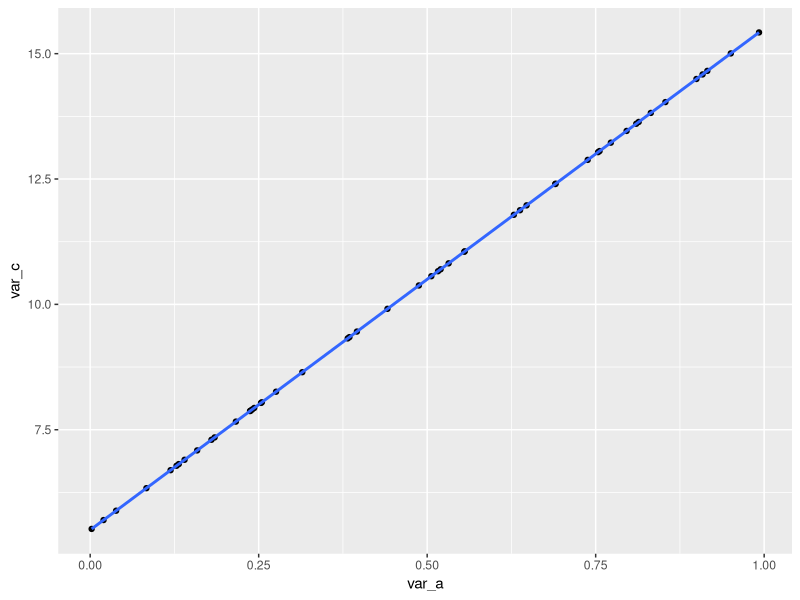
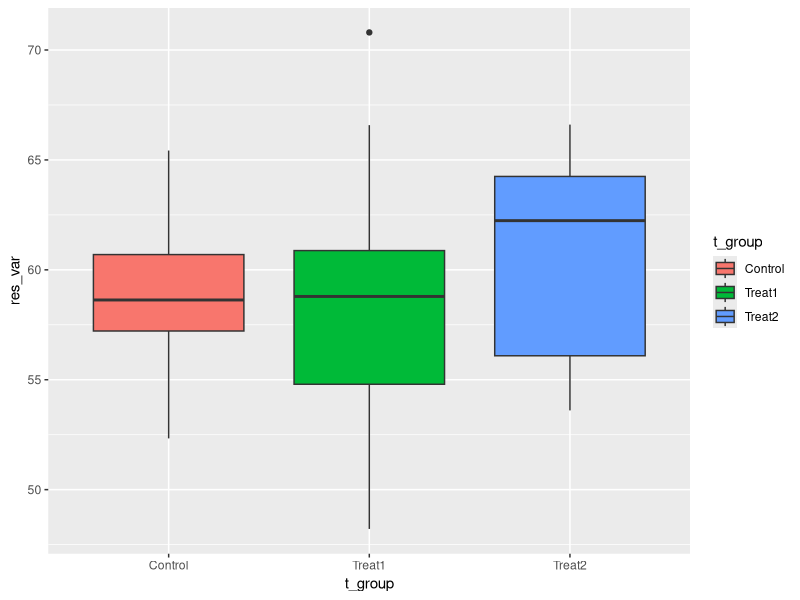
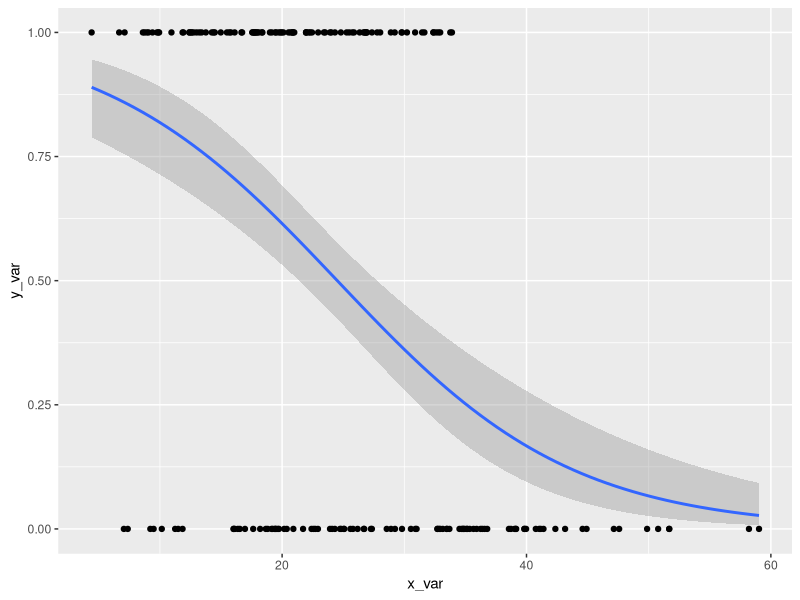
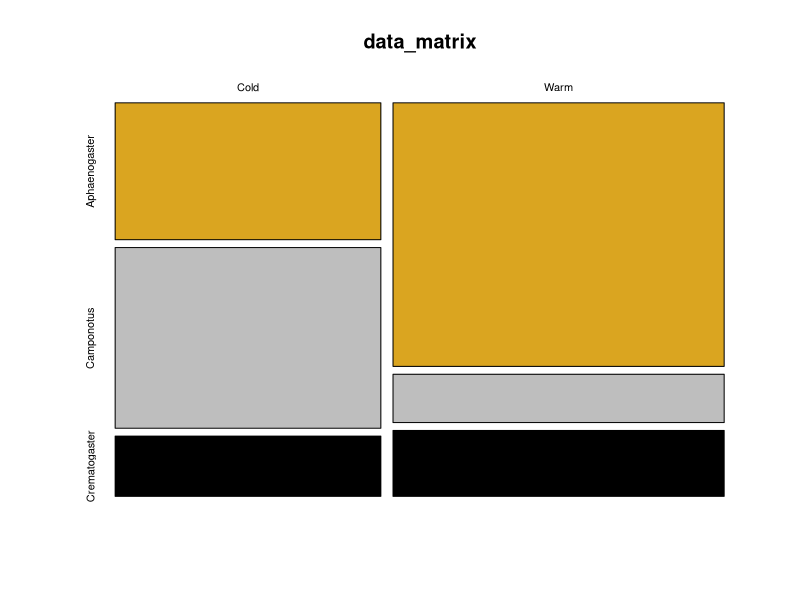
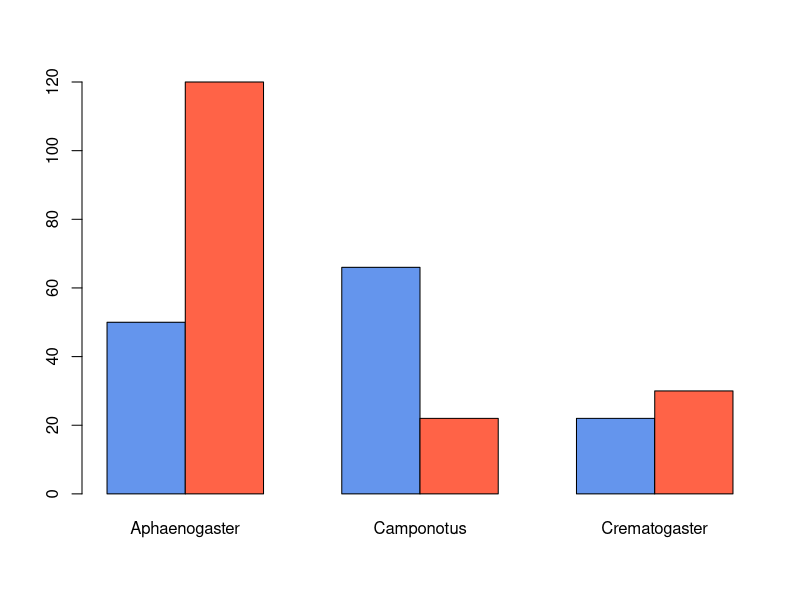
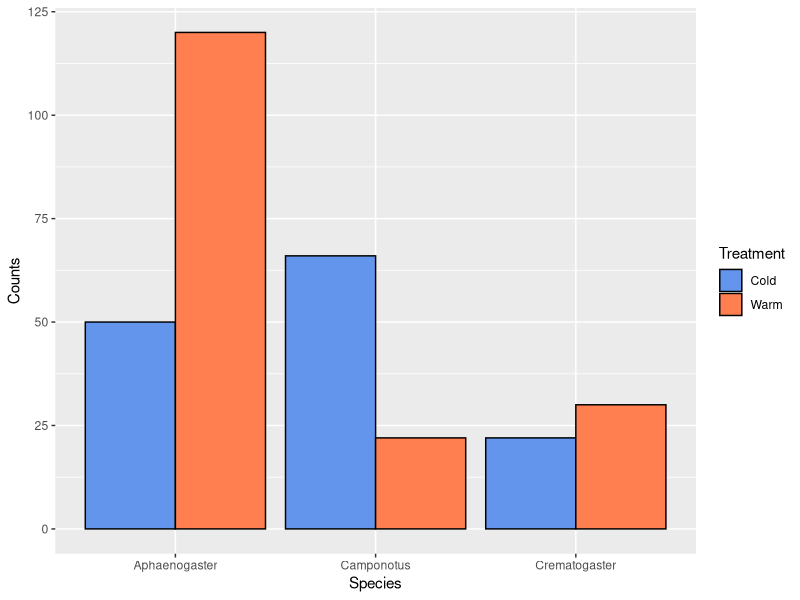
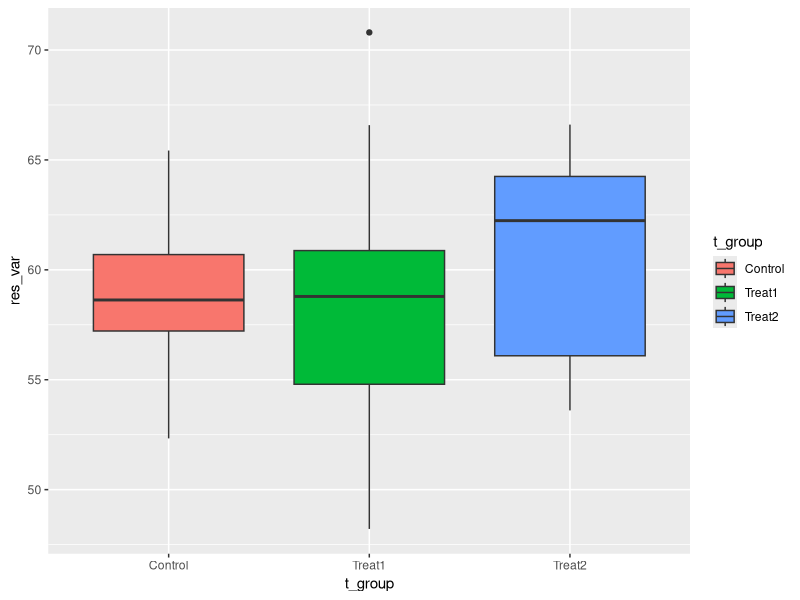

Generate these figures, in order, with R:
# intro experimental designs
# 2/20/2020

library(ggplot2)

# Regression analysis -----------------------------------------------------

n <- 50 # number of observations (rows)
var_a <- runif(n) # 50 random uniforms (independent)
var_b <- runif(n) # dependent variable
var_c <- 5.5 + var_a*10 # creates a noisy linear relationship
id <- seq_len(n) # creates a sequence from 1 to n if n > 0
reg_df <- data.frame(id,var_a,var_b,var_c)

str(reg_df)
head(reg_df)

# regression model 
reg_model <- lm(var_c~var_a,data=reg_df) # go graph these data out of the columns of the data frame
reg_model # sparce output
str(reg_model)
head(reg_model$residuals)

# summary of model usually has what we want
summary(reg_model)
summary(reg_model)$coefficients
str(summary(reg_model))

# pval = likelihood of the data, given a particular null model (ex. in class we got one that was significant)


z <- unlist(summary(reg_model))
z # simple long list of all the items


# pulling out from the list that we unlisted above. this is the smaller package of the things we actually want. bundling up the partcular output you want to keep and work with
reg_sum <- list(intercept=z$coefficients1,
                slope=z$coefficients2,
                intercept_p=z$coefficients7,
                r2=z$r.squared)
reg_sum$intercept

# regression plot for data
# data needs to be in a dataframe for ggplot, not just a vector
reg_plot <- ggplot(data=reg_df,
                  aes(x=var_a,y=var_c)) + 
                  geom_point() +
                  stat_smooth(method=lm, se=0.95)
# reg_plot is a ggplot object
print(reg_plot)


# Basic ANOVA -------------------------------------------------------------

n_group <- 3 # number of treatment groups
n_names <- c("Control","Treat1","Treat2")
n_size <- c(12,17,9)
n_mean <- c(60,60,60)
n_sd <- c(5,5,5)
t_group <- rep(n_names,n_size)
t_group
table(t_group)

id <- 1:(sum(n_size))
res_var <- c(rnorm(n=n_size[1],mean=n_mean[1],sd=n_sd[1]),
             rnorm(n=n_size[2],mean=n_mean[2],sd=n_sd[2]),
             rnorm(n=n_size[3],mean=n_mean[3],sd=n_sd[3]))
ano_data <- data.frame(id,t_group,res_var)
str(ano_data)


# ANOVA Model -------------------------------------------------------------

# ~ means "as a function of"
ano_model <- aov(res_var~t_group,data=ano_data)
print(ano_model) # to get the model
print(summary(ano_model)) # gets all elements of the model 
z <- summary(ano_model) # save as a vector
str(z)
aggregate(res_var~t_group,data=ano_data,FUN=mean) # separates out by the t_group and gives the mean of each group. applying a common operation to several columns

unlist(z)
unlist(z)[7] # takes the f value out, need to go in the summary section and figure out what you want and the number
ano_sum <- list(Fval=unlist(z)[7],
                probF=unlist(z)[9])
ano_sum



# ggplot for ANOVA data ---------------------------------------------------
library(ggplot2)


ano_plot <- ggplot(data=ano_data,
                   aes(x=t_group, # aes=specify asthetics
                       y=res_var,
                       fill=t_group)) +# fill to specify a grouping variable
                      geom_boxplot()
print(ano_plot)

# there will always be sampling noise and can see that variation in the box plot

ggsave(filename="Plot2.pdf",plot=ano_plot,device="pdf") # this will automate the saving of the plot


# data frame for logistic regression --------------------------------------

# discrete y variable (0,1), continuous x varaible

x_var <- sort(rgamma(n=200,shape=5,scale=5)) 
head(x_var) # these are in order because of using the sort command

y_var <- sample(rep(c(0,1),each=100),prob=seq_len(200)) # 100 0's followed by 100 1's, sample function reorders randomly, generates a random but nonuniform distribution
head(y_var)

l_reg_data <- data.frame(x_var,y_var)



# Logistic regression code ------------------------------------------------

l_reg_model <- glm(y_var~x_var,
                   data=l_reg_data,
                   family=binomial(link=logit))

summary(l_reg_model)
summary(l_reg_model)$coefficients


# basic ggplot of logistic regression data --------------------------------

l_reg_plot <- ggplot(data=l_reg_data,
                     aes(x=x_var,y=y_var)) + 
              geom_point() +
              stat_smooth(method=glm,
                          method.args=list(family=binomial))
print(l_reg_plot) ## check the code for this plot since it did not work this time



# Contingency table data --------------------------------------------------

# both x and y variables are discrete (= counts) integer counts of different groups
vec_1 <- c(50,66,22)
vec_2 <- c(120,22,30)
data_matrix <- rbind(vec_1,vec_2)
rownames(data_matrix) <- c("Cold","Warm")
colnames(data_matrix) <- c("Aphaenogaster",
                           "Camponotus",
                           "Crematogaster")
str(data_matrix)
data_matrix


# simple association test -------------------------------------------------

print(chisq.test(data_matrix))


# plotting contingency data -----------------------------------------------

# base R graphics
mosaicplot(x=data_matrix,
           col=c("goldenrod", "grey", "black")) # illustrates where the two groups are differing in their frequency

barplot(height=data_matrix,
        beside=TRUE,
        col=c("cornflowerblue", "tomato")) # y axis displays the counts that you can see well


# ggplot graph ------------------------------------------------------------

library(tidyverse)

d_frame <- as.data.frame(data_matrix) # as.data.frame = coeherces the data matrix into a data frame
d_frame <- cbind(d_frame,list(Treatment=c("Cold","Warm")))
d_frame <- gather(d_frame,key=Species,Aphaenogaster:Crematogaster,value=Counts)

# wide data, vs. long form = each 

head(d_frame)
# we went from a 3x2 table instead to the long form

p <- ggplot(data=d_frame,
            aes(x=Species,y=Counts,fill=Treatment)) +
            geom_bar(stat="identity",
                     position="dodge",
                     color=I("black")) + 
            scale_fill_manual(values=c("cornflowerblue","coral"))
print(p)